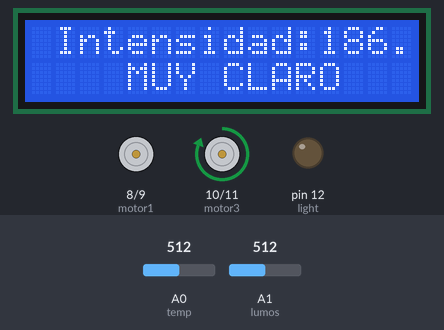
A sketch run on a simulated Arduino Uno, built with avr-gcc and run on an emulated ATmega328P. Shown: 16×2 character LCD, motor-driver pin pairs drawn as motors (green arrow = first pin HIGH = forward, orange = second pin HIGH = backward, longer = more drive), output pins drawn as LEDs (lit = HIGH). Dashed ring = blinking. Inputs (shaded band) come from the test bench; at power-on: A1 (lumos) = 512, A0 (temp) = 512.

Above: at 1.2 s.
1.3 s: A1 (lumos) set to 292
At 1.55 s:
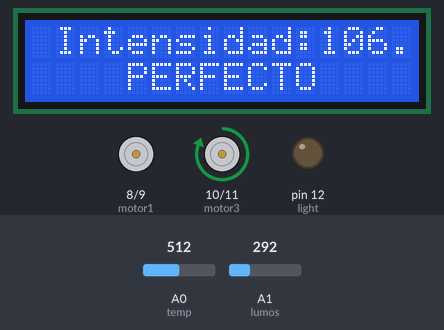
3.9 s: A1 (lumos) set to 257
At 4.06 s:
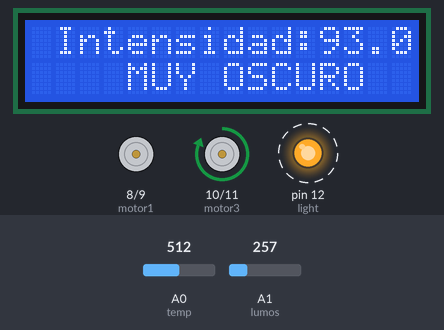
6.4 s: A0 (temp) set to 167
At 6.73 s:
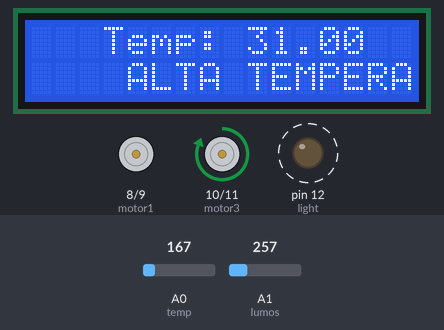
8.1 s: A0 (temp) set to 148
At 8.29 s:
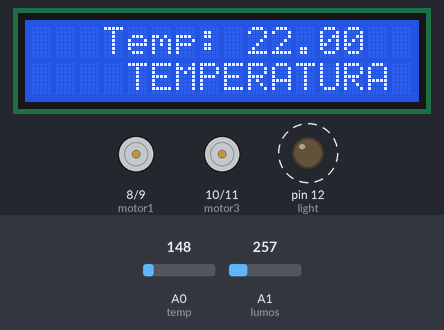
10.1 s: A0 (temp) set to 122
At 10.49 s:
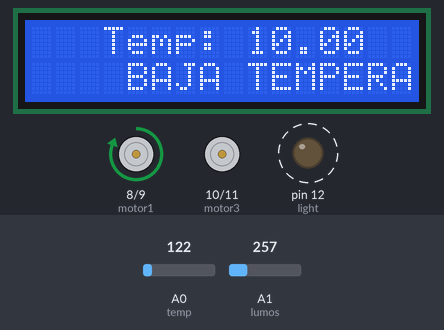
12.3 s: A1 (lumos) set to 306
At 12.53 s:
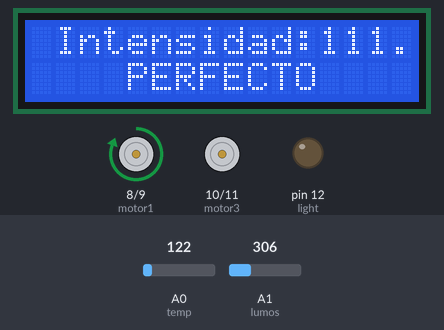
Timing chart, 0 to 15.3 s (numbered marks = the images above; inputs shaded):
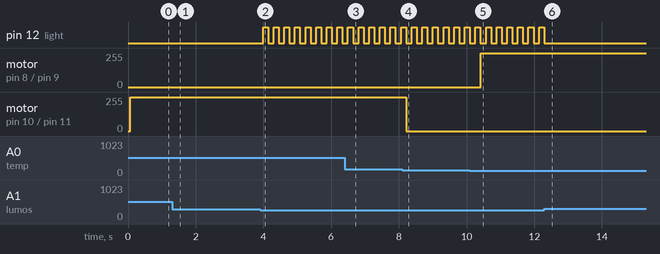

The sketch:

Arduino_Control1.ino
```cpp
// Monitoreo Invernadero
#include <LiquidCrystal.h>

// Conexión Pantalla LCD
int regSel = 7;
int enable = 6;
int sig1 = 5;
int sig2 = 4;
int sig3 = 3;
int sig4 = 2;

// Enfriador y Calefactor
int motor1 = 8;
int motor2 = 9;
int motor3 = 10;
int motor4 = 11;

// Control de luz artificial
int light = 12; // led

// Sensores
char temp = A0; // Sensor Temperatura
char lumos = A1; // Fotoresistor

// Variables Auxiliares
float temperature;
float intensity;
int flag = 0;

// Inicialización en LCD
LiquidCrystal lcd(regSel, enable, sig1, sig2, sig3, sig4);

// Declaración de Funciones
float readTemperature(char); // Temperatura
float readLuminousity(char); // Intensidad de Luz
void authenticate();

void setup() {
    // Pins
    pinMode(motor1, OUTPUT);
    pinMode(motor2, OUTPUT);
    pinMode(motor3, OUTPUT);
    pinMode(motor4, OUTPUT);
    pinMode(light, OUTPUT);

    // Pins Lectura
    pinMode(temp, INPUT);
    pinMode(lumos, INPUT);

    // Serial monitor
    Serial.begin(1156200); // baud rate de 1156200 OJO No 9600
    // LCD
    Serial.flush();
    lcd.begin(16, 2); // 16*2 Dimensiones de LCD
}

void loop() {
    lcd.clear();
  temperature = readTemperature(temp);
    lcd.setCursor(3, 0); // Posición LCD
    lcd.print("Temp: ");
    lcd.setCursor(9, 0);
    lcd.print(temperature);
    if (temperature < 20) {
      lcd.setCursor(4, 1);
      lcd.print("BAJA TEMPERATURA");
        digitalWrite(8, HIGH); // Habilita calefactor
        digitalWrite(10, LOW); // No enfriador
    } else if (temperature > 27) { // Temperatura de Control
        lcd.setCursor(4, 1);
      lcd.print("ALTA TEMPERATURA");
        digitalWrite(8, LOW); // No calefactor
        digitalWrite(10, HIGH); // Habilita enfriador
    } else {
        lcd.setCursor(4, 1);
      lcd.print("TEMPERATURA REGULAR");
        digitalWrite(8, LOW);
        digitalWrite(10, LOW);
    }
    digitalWrite(9, LOW); // Previene movimiento anticlockwise
    digitalWrite(11, LOW);
    delay(150);
    lcd.clear();
    intensity = readLuminousity(lumos); // Lectura luz
    lcd.setCursor(1, 0);
    lcd.print("Intensidad: ");
    lcd.setCursor(12, 0);
    lcd.print(intensity);
    if (intensity < 100) { // Oscuro / Noche
      lcd.setCursor(4, 1);
      lcd.print("MUY OSCURO");
        digitalWrite(light, HIGH);
    } else  if (intensity > 180) { // Mañana
        lcd.setCursor(4, 1);
      lcd.print("MUY CLARO");
    } else {
        lcd.setCursor(4, 1);
      lcd.print("PERFECTO");
    }
    delay(150);
    digitalWrite(light, LOW);
}

// Lectura de temperatura y conversión a Celsius
float readTemperature(char pin) {
    float volts = analogRead(pin); // Codificación milivolts 8BCD enncoding
    float value = map(((volts - 20) * 3.04), 0, 1023, -40, 125); // Rango de  -40C a 125C
    return value;
}

// Lectura de luz y conversión a luminosidad
float readLuminousity(char pin) {
    float lum = analogRead(pin); //  ( Blanco - Negro) 0 - 1023
    float value = map(lum, 0, 700, 0, 255); //Rango de lectura intensidad de luz
    return value;
}


// Función Auxiliar
void authenticate() {
  lcd.setCursor(1,0);
  if (char(Serial.read()) == 'w')
  lcd.print('y');
  else
  lcd.print('n');

}
```

Measured:
- the behaviour switches between 275 and 274 on A1 (lumos) (found by bisection; images 1 and 2)
- the behaviour switches between 159 and 158 on A0 (temp) (found by bisection; images 3 and 4)
- after the input at 1.3 s, the display: first differs from a run without the input after 0.18 s (image 1)
- after the input at 3.9 s, pin 12 (light): alternates HIGH for 0.15 s and LOW for 0.16 s, starting after 0.09 s; the display: changes after 0.09 s (image 2)
- after the input at 6.4 s, the display: first differs from a run without the input after 0.25 s (image 3)
- after the input at 8.1 s, motor on pin 10 (motor3) / pin 11 (motor4): forward 255/255 → stopped after 0.12 s; the display: changes after 0.12 s (image 4)
- after the input at 10.1 s, motor on pin 8 (motor1) / pin 9 (motor2): stopped → forward 255/255 after 0.32 s; the display: first differs from a run without the input after 0.32 s (image 5)
- after the input at 12.3 s, pin 12 (light): stops changing and stays LOW; the display: changes after 0.15 s (image 6)
